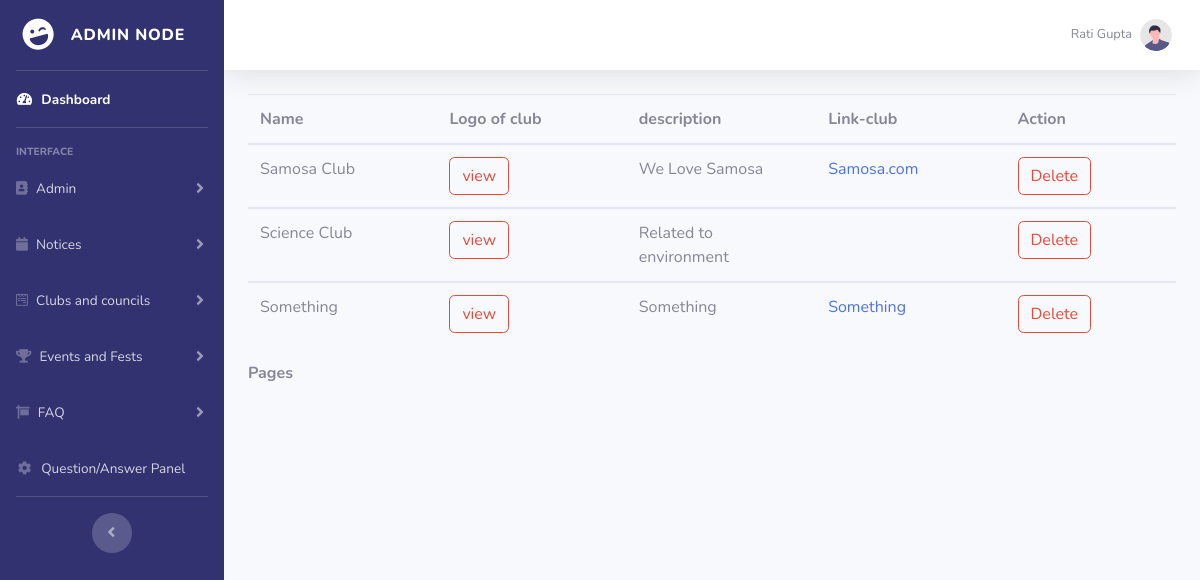
The app's page /view_clubs.php (signed in), older data.
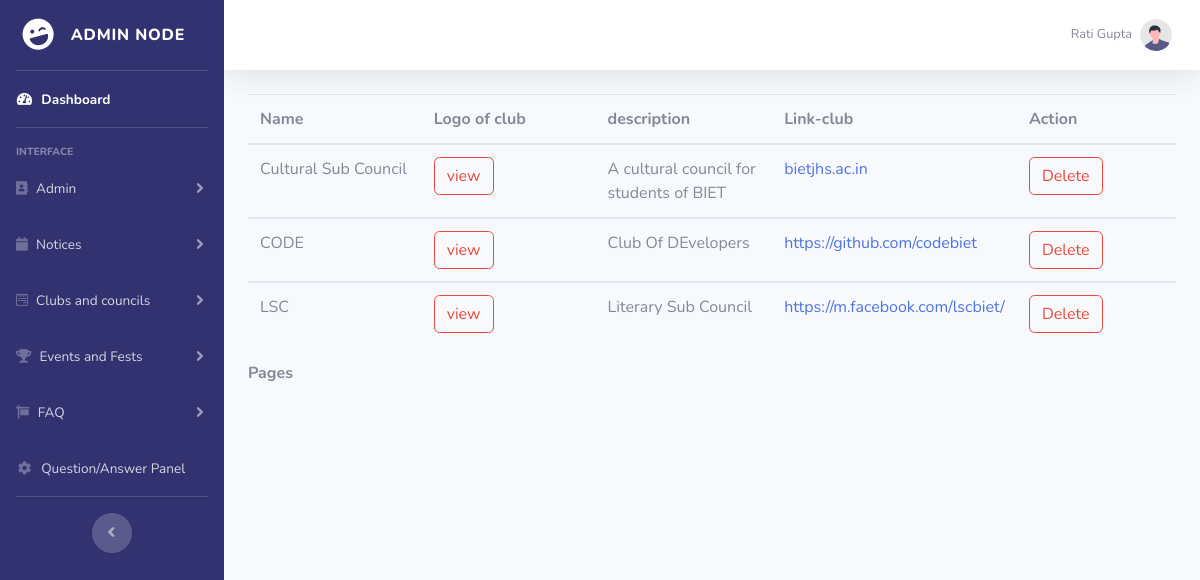
The same page, newer data.
### tables this page shows
CREATE TABLE `club` (
  `club_id` int(11) NOT NULL,
  `club_name` varchar(255) NOT NULL,
  `club_logo` mediumblob NOT NULL,
  `club_info` varchar(255) NOT NULL,
  `club_link` varchar(255) NOT NULL
);

### view_clubs.php (the view, shortened to what this page needs)
<!DOCTYPE html>
<html lang="en">
<head>
    <link href="vendor/fontawesome-free/css/all.min.css" rel="stylesheet" type="text/css">
    <link href="css/sb-admin-2.min.css" rel="stylesheet">
</head>
<body id="page-top">
    <div id="wrapper">
        <?php
            include 'include/sidebar.php'
        ?>
        <div id="content-wrapper" class="d-flex flex-column">
            <div id="content">
                <?php
                    include 'include/topbar.php'
                ?>
                <div class="container-fluid">
    <?php
include 'conn.php';
if (isset($_GET["page"])) { $page = $_GET["page"]; } else { $page=1; };
$start_from = ($page-1) * 20;
$sql = "select * from club ORDER BY club_id DESC LIMIT $start_from, 20";
$rs_result = mysqli_query ($con,$sql);
?>
       <table class="table">
<thead>
                 <tr>
<th width="20%">Name</th>
<th width="20%">Logo of club</th>
<th width="20%">description</th>
<th width="20%">Link-club</th>
<th colspan=2 width="18%">Action</th>
                 </tr>
             </thead>
<?php
while ($row = mysqli_fetch_assoc($rs_result)) {
?>
<tbody>
                 <tr>
                     <td> <?php echo $row["club_name"]; ?> </td>
                     <td><a class="btn btn-outline-danger" href='club_logo/<?php echo $row["club_logo"];?>'>view</a>
                     <td> <?php echo $row["club_info"]; ?> </td>
                     <td> <a href='<?php echo $row["club_link"]; ?>' target="_blank"><?php echo $row["club_link"]; ?></td>
                    <td><a class="btn btn-outline-danger" href='clubdelete.php?key1=<?php echo $row["club_id"]; ?>'>Delete</a>
                    </td>
                 </tr>
</tbody>
<?php
};
?>
</table>
<strong>Pages  </strong>
                </div>
            </div>
        </div>
    </div>
</body>
</html>

Row changes from the older to the newer data that the page shows:
removed club: club_name "Samosa Club", club_info "We Love Samosa", club_link "Samosa.com"
removed club: club_name "Science Club", club_info "Related to environment"
removed club: club_name "Something", club_info "Something", club_link "Something"
added club: club_name "Cultural Sub Council", club_info "A cultural council for students of BIET", club_link "bietjhs.ac.in"
added club: club_name "CODE", club_info "Club Of DEvelopers", club_link "https://github.com/codebiet"
added club: club_name "LSC", club_info "Literary Sub Council", club_link "https://m.facebook.com/lscbiet/"
